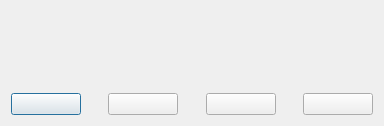
<?xml version="1.0" encoding="UTF-8"?>
<ui version="4.0">
 <class>QueryDialog</class>
 <widget class="QDialog" name="QueryDialog">
  <property name="geometry">
   <rect>
    <x>0</x>
    <y>0</y>
    <width>383</width>
    <height>126</height>
   </rect>
  </property>
  <property name="windowTitle">
   <string>Dialog</string>
  </property>
  <layout class="QGridLayout" name="gridLayout">
   <item row="0" column="0">
    <widget class="QLabel" name="messageLabel">
     <property name="text">
      <string/>
     </property>
     <property name="wordWrap">
      <bool>false</bool>
     </property>
    </widget>
   </item>
   <item row="1" column="0">
    <spacer name="verticalSpacer">
     <property name="orientation">
      <enum>Qt::Vertical</enum>
     </property>
     <property name="sizeHint" stdset="0">
      <size>
       <width>362</width>
       <height>52</height>
      </size>
     </property>
    </spacer>
   </item>
   <item row="2" column="0">
    <layout class="QHBoxLayout" name="horizontalLayout">
     <item>
      <widget class="QPushButton" name="no3Button">
       <property name="minimumSize">
        <size>
         <width>70</width>
         <height>0</height>
        </size>
       </property>
       <property name="text">
        <string/>
       </property>
      </widget>
     </item>
     <item>
      <spacer name="horizontalSpacer_3">
       <property name="orientation">
        <enum>Qt::Horizontal</enum>
       </property>
       <property name="sizeHint" stdset="0">
        <size>
         <width>40</width>
         <height>20</height>
        </size>
       </property>
      </spacer>
     </item>
     <item>
      <widget class="QPushButton" name="no2Button">
       <property name="minimumSize">
        <size>
         <width>70</width>
         <height>0</height>
        </size>
       </property>
       <property name="text">
        <string/>
       </property>
      </widget>
     </item>
     <item>
      <spacer name="horizontalSpacer">
       <property name="orientation">
        <enum>Qt::Horizontal</enum>
       </property>
       <property name="sizeHint" stdset="0">
        <size>
         <width>40</width>
         <height>20</height>
        </size>
       </property>
      </spacer>
     </item>
     <item>
      <widget class="QPushButton" name="no1Button">
       <property name="minimumSize">
        <size>
         <width>70</width>
         <height>0</height>
        </size>
       </property>
       <property name="text">
        <string/>
       </property>
      </widget>
     </item>
     <item>
      <spacer name="horizontalSpacer_2">
       <property name="orientation">
        <enum>Qt::Horizontal</enum>
       </property>
       <property name="sizeHint" stdset="0">
        <size>
         <width>40</width>
         <height>20</height>
        </size>
       </property>
      </spacer>
     </item>
     <item>
      <widget class="QPushButton" name="no0Button">
       <property name="minimumSize">
        <size>
         <width>70</width>
         <height>0</height>
        </size>
       </property>
       <property name="text">
        <string/>
       </property>
      </widget>
     </item>
    </layout>
   </item>
  </layout>
 </widget>
 <resources/>
 <connections/>
</ui>
